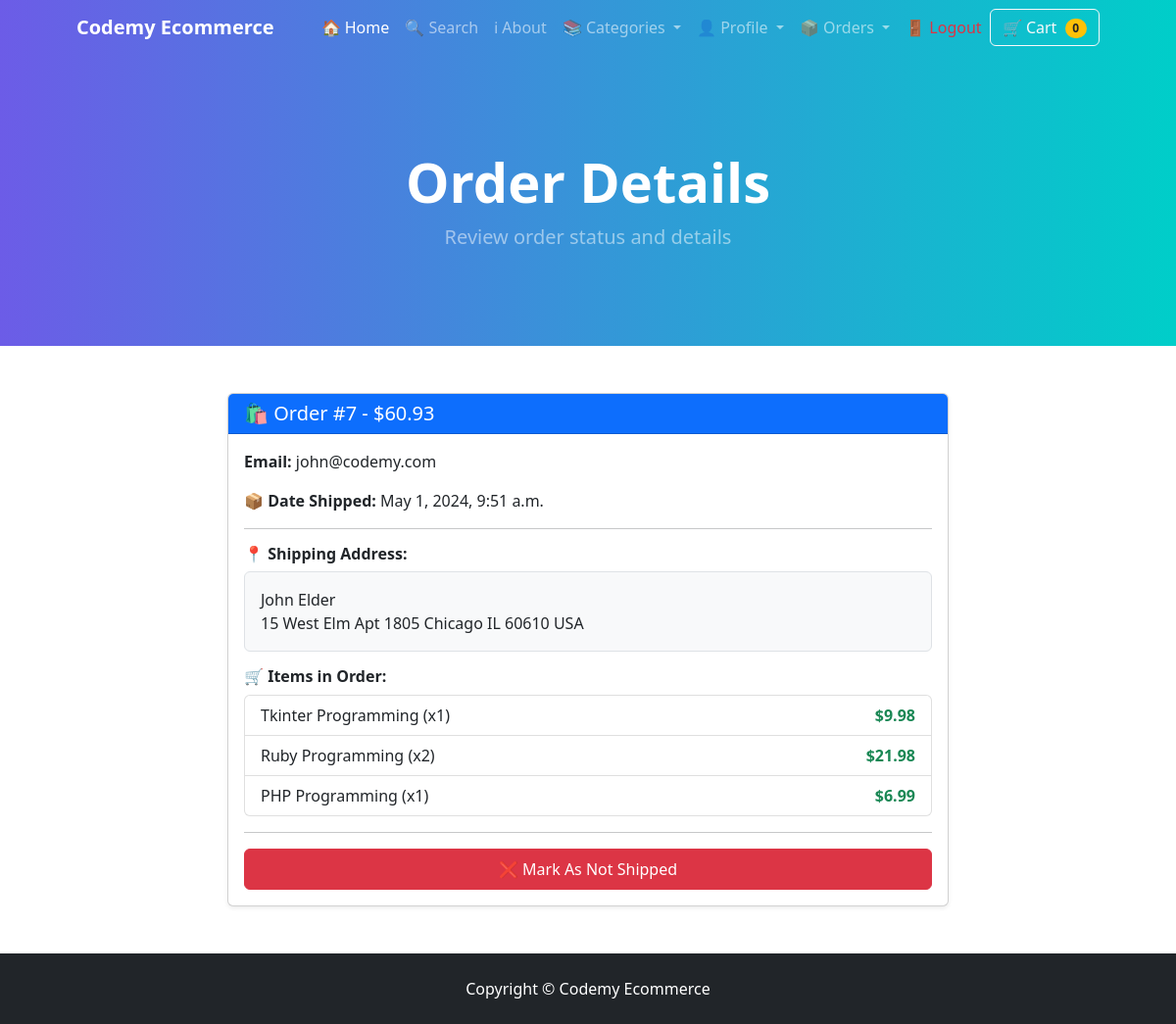
/payment/orders/7 (signed in), run on the app's committed database.
### payment/models.py (models this page shows, shortened)
class Order(models.Model):
	user = models.ForeignKey(User, on_delete=models.CASCADE, null=True, blank=True)
	full_name = models.CharField(max_length=250)
	email = models.EmailField(max_length=250)
	shipping_address = models.TextField(max_length=15000)
	amount_paid = models.DecimalField(max_digits=7, decimal_places=2)
	date_ordered = models.DateTimeField(auto_now_add=True)
	shipped = models.BooleanField(default=False)
	date_shipped = models.DateTimeField(blank=True, null=True)

class OrderItem(models.Model):
	order = models.ForeignKey(Order, on_delete=models.CASCADE, null=True)
	product = models.ForeignKey(Product, on_delete=models.CASCADE, null=True)
	user = models.ForeignKey(User, on_delete=models.CASCADE, null=True, blank=True)
	quantity = models.PositiveBigIntegerField(default=1)
	price = models.DecimalField(max_digits=7, decimal_places=2)

### store/models.py (models this page shows)
class Product(models.Model):
	name = models.CharField(max_length=100)
	price = models.DecimalField(default=0, decimal_places=2, max_digits=6)
	category = models.ForeignKey(Category, on_delete=models.CASCADE, default=1)
	description = models.CharField(max_length=250, default='', blank=True, null=True)
	image = models.ImageField(upload_to='uploads/product/')
	is_sale = models.BooleanField(default=False)
	sale_price = models.DecimalField(default=0, decimal_places=2, max_digits=6)
	def __str__(self):
		return self.name

### payment/views.py (the view, shortened to what this page needs)
# urls.py: path('orders/<int:pk>', views.orders, name='orders'),
def orders(request, pk):
	if request.user.is_authenticated and request.user.is_superuser:
		order = Order.objects.get(id=pk)
		items = OrderItem.objects.filter(order=pk)
		return render(request, 'payment/orders.html', {"order":order, "items":items})
	else:
		messages.success(request, "Access Denied")
		return redirect('home')

### cart/cart.py (called while the page is built)
	def __len__(self):
		return len(self.cart)

### cart/context_processors.py (called while the page is built)
def cart(request):
	return {'cart': Cart(request)}

### payment/templates/payment/orders.html (shortened to what this page needs)
{% extends 'base.html' %}
{% block content %}
<header class="py-5" style="background: linear-gradient(to right, #6C5CE7, #00CEC9);">
    <div class="container px-4 px-lg-5 my-5">
        <div class="text-center text-white">
            <h1 class="display-4 fw-bolder">Order Details</h1>
            <p class="lead fw-normal text-white-50 mb-0">Review order status and details</p>
        </div>
    </div>
</header>
<div class="container py-5">
    <div class="row justify-content-center">
        <div class="col-lg-8 col-md-10">
            <div class="card shadow-sm">
                <div class="card-header bg-primary text-white">
                    <h5 class="mb-0">🛍 Order #{{ order.id }} - ${{ order.amount_paid }}</h5>
                </div>
                <div class="card-body">
                    <p><strong>Email:</strong> {{ order.email }}</p>
                    {% if order.date_shipped %}
                        <p><strong>📦 Date Shipped:</strong> {{ order.date_shipped }}</p>
                    {% else %}
                        <p><strong>🕒 Date Ordered:</strong> {{ order.date_ordered }}</p>
                    {% endif %}
                    <hr>
                    <h6 class="fw-bold">📍 Shipping Address:</h6>
                    <p class="border rounded p-3 bg-light">{{ order.full_name }}<br/>{{ order.shipping_address }}</p>
                    <h6 class="fw-bold">🛒 Items in Order:</h6>
                    <ul class="list-group">
                        {% for item in items %}
                            <li class="list-group-item d-flex justify-content-between">
                                <span>{{ item.product }} (x{{ item.quantity }})</span>
                                <span class="fw-bold text-success">${{ item.price }}</span>
                            </li>
                        {% endfor %}
                    </ul>
                    <hr>
                    <div class="text-center">
                        {% if not order.shipped %}
                            <form method="POST">
                                {% csrf_token %}
                                <input type="hidden" name="shipping_status" value="true">
                                <button type="submit" class="btn btn-success w-100 py-2">
                                    ✅ Mark As Shipped
                                </button>
                            </form>
                        {% else %}
                            <form method="POST">
                                <button type="submit" class="btn btn-danger w-100 py-2">
                                    ❌ Mark As Not Shipped
                                </button>
                            </form>
                        {% endif %}
                    </div>
                </div>
            </div>
        </div>
    </div>
</div>
{% endblock %}

### data on the page
Order: id "7", amount_paid "60.93", email "john@codemy.com", date_shipped "May 1, 2024, 9:51 a.m.", full_name "John Elder", shipping_address "15 West Elm Apt 1805 Chicago IL 60610 USA"
OrderItem: product "Tkinter Programming", quantity "1", price "9.98"
OrderItem: product "Ruby Programming", quantity "2", price "21.98"
OrderItem: product "PHP Programming", quantity "1", price "6.99"

### other printed values
{{ cart|length }} "0"
